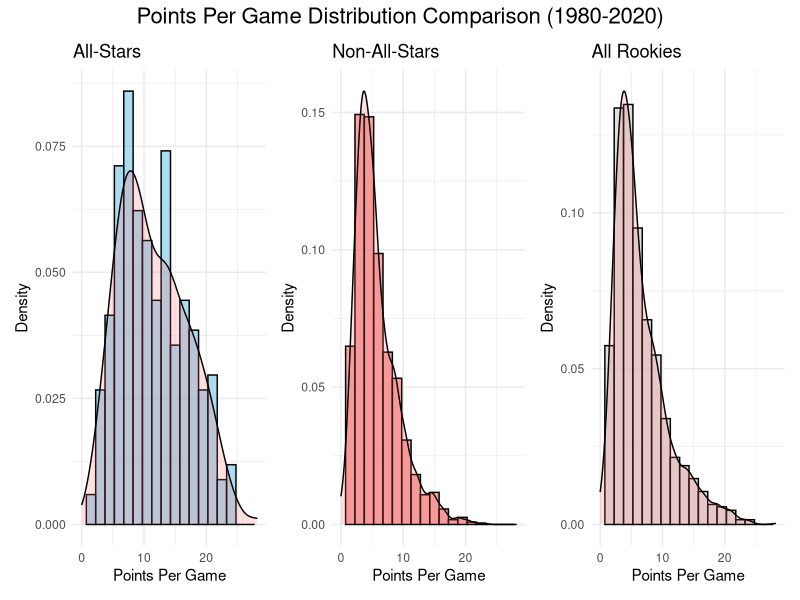
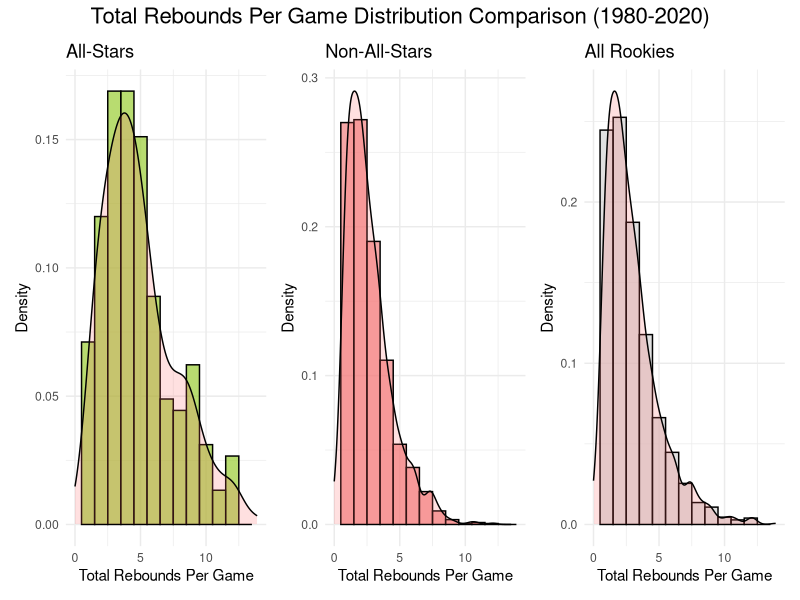
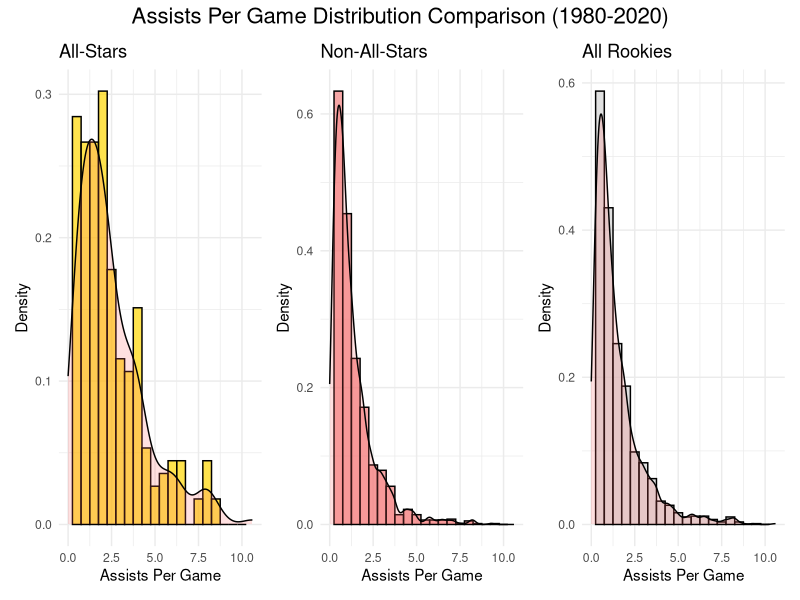
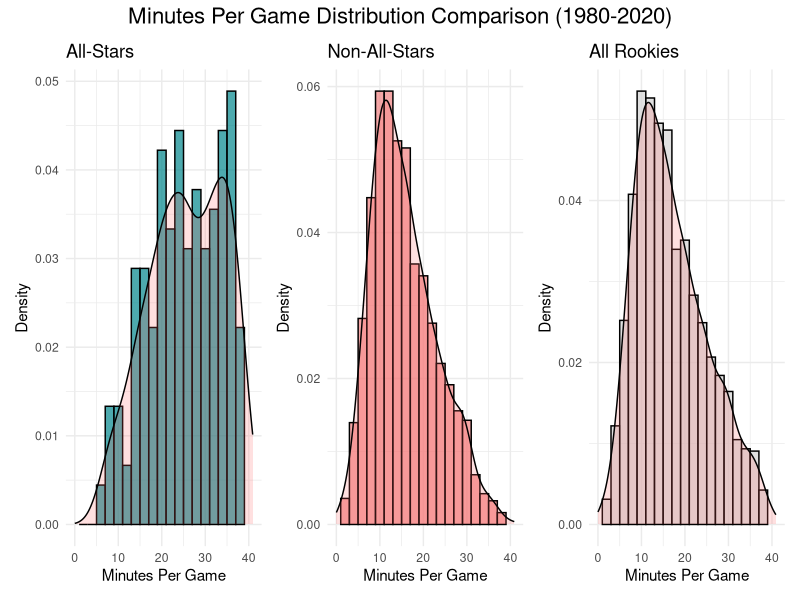
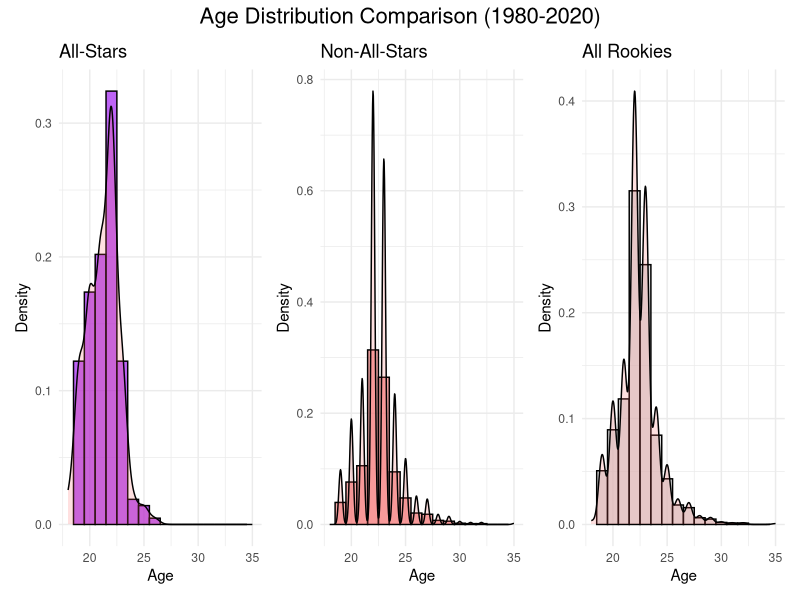
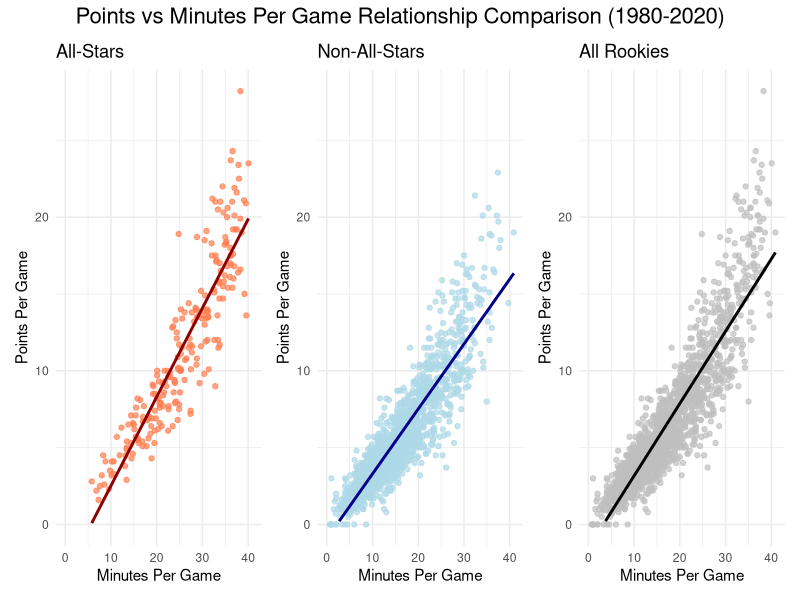
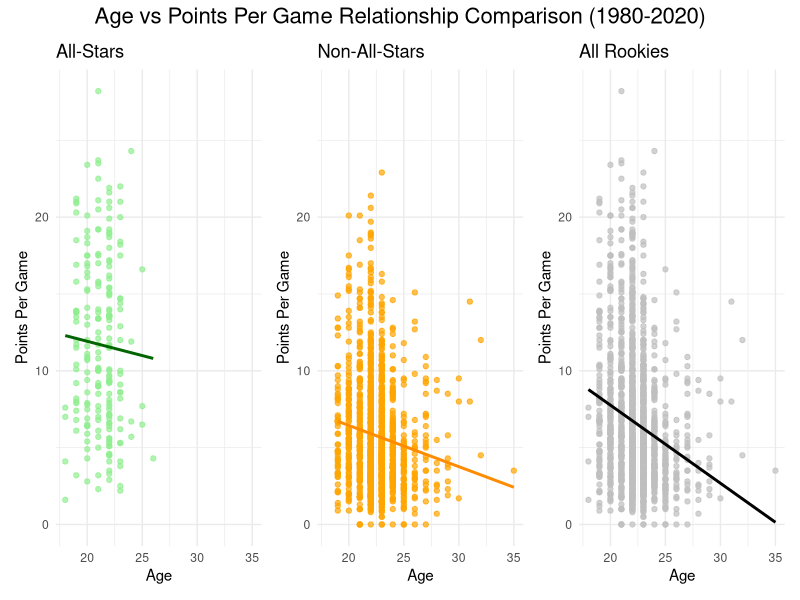
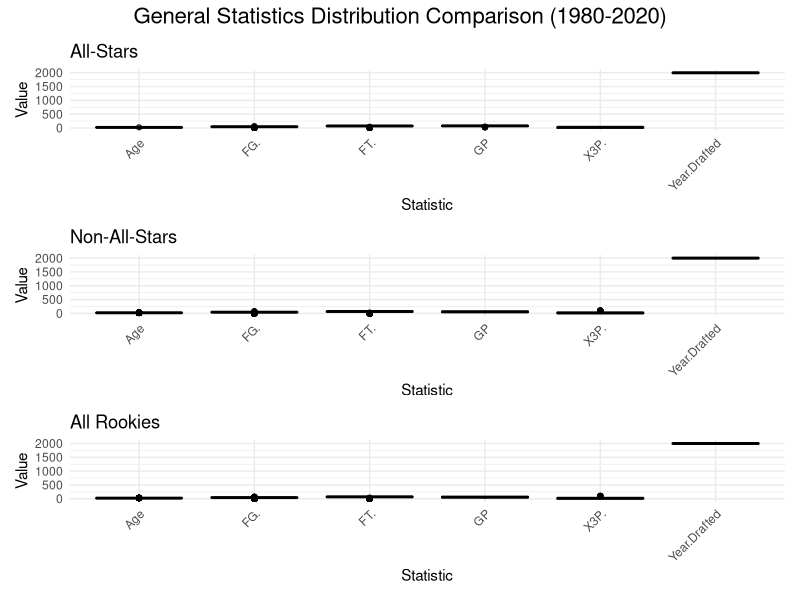

R code for these plots, in order:
df <- read.csv("nba_rookie_data_cleaned.csv")

library(tidyverse)
library(patchwork)

# Create separate datasets
all_stars_df <- df %>% filter(was_all_star == 1)
non_all_stars_df <- df %>% filter(was_all_star == 0)
all_rookies_df <- df

# ========================
# HISTOGRAM COMPARISONS
# ========================

# Points Per Game (PTSpg) Histograms
hist_pts_all_stars <- ggplot(all_stars_df, aes(x = PTSpg)) +
  geom_histogram(aes(y = ..density..), binwidth = 1.5, fill = "skyblue", color = "black", alpha = 0.7) +
  geom_density(alpha = .2, fill = "#FF6666") +
  ggtitle("All-Stars") +
  xlab("Points Per Game") +
  ylab("Density") +
  theme_minimal() +
  xlim(0, max(df$PTSpg, na.rm = TRUE))

hist_pts_non_all_stars <- ggplot(non_all_stars_df, aes(x = PTSpg)) +
  geom_histogram(aes(y = ..density..), binwidth = 1.5, fill = "lightcoral", color = "black", alpha = 0.7) +
  geom_density(alpha = .2, fill = "#FF6666") +
  ggtitle("Non-All-Stars") +
  xlab("Points Per Game") +
  ylab("Density") +
  theme_minimal() +
  xlim(0, max(df$PTSpg, na.rm = TRUE))

hist_pts_all_rookies <- ggplot(all_rookies_df, aes(x = PTSpg)) +
  geom_histogram(aes(y = ..density..), binwidth = 1.5, fill = "lightgray", color = "black", alpha = 0.7) +
  geom_density(alpha = .2, fill = "#FF6666") +
  ggtitle("All Rookies") +
  xlab("Points Per Game") +
  ylab("Density") +
  theme_minimal() +
  xlim(0, max(df$PTSpg, na.rm = TRUE))

# Combine Points histograms
combined_pts_histograms <- hist_pts_all_stars | hist_pts_non_all_stars | hist_pts_all_rookies
combined_pts_histograms <- combined_pts_histograms +
  plot_annotation(title = "Points Per Game Distribution Comparison (1980-2020)",
                  theme = theme(plot.title = element_text(hjust = 0.5, size = 16)))

# Save Points histograms
ggsave("images/pts_comparison_histograms.png", plot = combined_pts_histograms, width = 15, height = 5)

# Total Rebounds Per Game (TRBpg) Histograms
hist_trb_all_stars <- ggplot(all_stars_df, aes(x = TRBpg)) +
  geom_histogram(aes(y = ..density..), binwidth = 1, fill = "olivedrab3", color = "black", alpha = 0.7) +
  geom_density(alpha = .2, fill = "#FF6666") +
  ggtitle("All-Stars") +
  xlab("Total Rebounds Per Game") +
  ylab("Density") +
  theme_minimal() +
  xlim(0, max(df$TRBpg, na.rm = TRUE))

hist_trb_non_all_stars <- ggplot(non_all_stars_df, aes(x = TRBpg)) +
  geom_histogram(aes(y = ..density..), binwidth = 1, fill = "lightcoral", color = "black", alpha = 0.7) +
  geom_density(alpha = .2, fill = "#FF6666") +
  ggtitle("Non-All-Stars") +
  xlab("Total Rebounds Per Game") +
  ylab("Density") +
  theme_minimal() +
  xlim(0, max(df$TRBpg, na.rm = TRUE))

hist_trb_all_rookies <- ggplot(all_rookies_df, aes(x = TRBpg)) +
  geom_histogram(aes(y = ..density..), binwidth = 1, fill = "lightgray", color = "black", alpha = 0.7) +
  geom_density(alpha = .2, fill = "#FF6666") +
  ggtitle("All Rookies") +
  xlab("Total Rebounds Per Game") +
  ylab("Density") +
  theme_minimal() +
  xlim(0, max(df$TRBpg, na.rm = TRUE))

# Combine Rebounds histograms
combined_trb_histograms <- hist_trb_all_stars | hist_trb_non_all_stars | hist_trb_all_rookies
combined_trb_histograms <- combined_trb_histograms +
  plot_annotation(title = "Total Rebounds Per Game Distribution Comparison (1980-2020)",
                  theme = theme(plot.title = element_text(hjust = 0.5, size = 16)))

# Save Rebounds histograms
ggsave("images/trb_comparison_histograms.png", plot = combined_trb_histograms, width = 15, height = 5)

# Assists Per Game (ASTpg) Histograms
hist_ast_all_stars <- ggplot(all_stars_df, aes(x = ASTpg)) +
  geom_histogram(aes(y = ..density..), binwidth = 0.5, fill = "gold", color = "black", alpha = 0.7) +
  geom_density(alpha = .2, fill = "#FF6666") +
  ggtitle("All-Stars") +
  xlab("Assists Per Game") +
  ylab("Density") +
  theme_minimal() +
  xlim(0, max(df$ASTpg, na.rm = TRUE))

hist_ast_non_all_stars <- ggplot(non_all_stars_df, aes(x = ASTpg)) +
  geom_histogram(aes(y = ..density..), binwidth = 0.5, fill = "lightcoral", color = "black", alpha = 0.7) +
  geom_density(alpha = .2, fill = "#FF6666") +
  ggtitle("Non-All-Stars") +
  xlab("Assists Per Game") +
  ylab("Density") +
  theme_minimal() +
  xlim(0, max(df$ASTpg, na.rm = TRUE))

hist_ast_all_rookies <- ggplot(all_rookies_df, aes(x = ASTpg)) +
  geom_histogram(aes(y = ..density..), binwidth = 0.5, fill = "lightgray", color = "black", alpha = 0.7) +
  geom_density(alpha = .2, fill = "#FF6666") +
  ggtitle("All Rookies") +
  xlab("Assists Per Game") +
  ylab("Density") +
  theme_minimal() +
  xlim(0, max(df$ASTpg, na.rm = TRUE))

# Combine Assists histograms
combined_ast_histograms <- hist_ast_all_stars | hist_ast_non_all_stars | hist_ast_all_rookies
combined_ast_histograms <- combined_ast_histograms +
  plot_annotation(title = "Assists Per Game Distribution Comparison (1980-2020)",
                  theme = theme(plot.title = element_text(hjust = 0.5, size = 16)))

# Save Assists histograms
ggsave("images/ast_comparison_histograms.png", plot = combined_ast_histograms, width = 15, height = 5)

# Minutes Per Game (MPpg) Histograms
hist_mpg_all_stars <- ggplot(all_stars_df, aes(x = MPpg)) +
  geom_histogram(aes(y = ..density..), binwidth = 2, fill = "turquoise4", color = "black", alpha = 0.7) +
  geom_density(alpha = .2, fill = "#FF6666") +
  ggtitle("All-Stars") +
  xlab("Minutes Per Game") +
  ylab("Density") +
  theme_minimal() +
  xlim(0, max(df$MPpg, na.rm = TRUE))

hist_mpg_non_all_stars <- ggplot(non_all_stars_df, aes(x = MPpg)) +
  geom_histogram(aes(y = ..density..), binwidth = 2, fill = "lightcoral", color = "black", alpha = 0.7) +
  geom_density(alpha = .2, fill = "#FF6666") +
  ggtitle("Non-All-Stars") +
  xlab("Minutes Per Game") +
  ylab("Density") +
  theme_minimal() +
  xlim(0, max(df$MPpg, na.rm = TRUE))

hist_mpg_all_rookies <- ggplot(all_rookies_df, aes(x = MPpg)) +
  geom_histogram(aes(y = ..density..), binwidth = 2, fill = "lightgray", color = "black", alpha = 0.7) +
  geom_density(alpha = .2, fill = "#FF6666") +
  ggtitle("All Rookies") +
  xlab("Minutes Per Game") +
  ylab("Density") +
  theme_minimal() +
  xlim(0, max(df$MPpg, na.rm = TRUE))

# Combine Minutes histograms
combined_mpg_histograms <- hist_mpg_all_stars | hist_mpg_non_all_stars | hist_mpg_all_rookies
combined_mpg_histograms <- combined_mpg_histograms +
  plot_annotation(title = "Minutes Per Game Distribution Comparison (1980-2020)",
                  theme = theme(plot.title = element_text(hjust = 0.5, size = 16)))

# Save Minutes histograms
ggsave("images/mpg_comparison_histograms.png", plot = combined_mpg_histograms, width = 15, height = 5)

# Age Histograms
hist_age_all_stars <- ggplot(filter(all_stars_df, !is.na(Age)), aes(x = Age)) +
  geom_histogram(aes(y = ..density..), binwidth = 1, fill = "purple", color = "black", alpha = 0.7) +
  geom_density(alpha = .2, fill = "#FF6666") +
  ggtitle("All-Stars") +
  xlab("Age") +
  ylab("Density") +
  theme_minimal() +
  xlim(min(df$Age, na.rm = TRUE), max(df$Age, na.rm = TRUE))

hist_age_non_all_stars <- ggplot(filter(non_all_stars_df, !is.na(Age)), aes(x = Age)) +
  geom_histogram(aes(y = ..density..), binwidth = 1, fill = "lightcoral", color = "black", alpha = 0.7) +
  geom_density(alpha = .2, fill = "#FF6666") +
  ggtitle("Non-All-Stars") +
  xlab("Age") +
  ylab("Density") +
  theme_minimal() +
  xlim(min(df$Age, na.rm = TRUE), max(df$Age, na.rm = TRUE))

hist_age_all_rookies <- ggplot(filter(all_rookies_df, !is.na(Age)), aes(x = Age)) +
  geom_histogram(aes(y = ..density..), binwidth = 1, fill = "lightgray", color = "black", alpha = 0.7) +
  geom_density(alpha = .2, fill = "#FF6666") +
  ggtitle("All Rookies") +
  xlab("Age") +
  ylab("Density") +
  theme_minimal() +
  xlim(min(df$Age, na.rm = TRUE), max(df$Age, na.rm = TRUE))

# Combine Age histograms
combined_age_histograms <- hist_age_all_stars | hist_age_non_all_stars | hist_age_all_rookies
combined_age_histograms <- combined_age_histograms +
  plot_annotation(title = "Age Distribution Comparison (1980-2020)",
                  theme = theme(plot.title = element_text(hjust = 0.5, size = 16)))

# Save Age histograms
ggsave("images/age_comparison_histograms.png", plot = combined_age_histograms, width = 15, height = 5)

# ========================
# SCATTER PLOT COMPARISONS
# ========================

# Points vs Minutes Scatter Plots
scatter_pts_mpg_all_stars <- ggplot(all_stars_df, aes(x = MPpg, y = PTSpg)) +
  geom_point(color = "coral", alpha = 0.7) +
  geom_smooth(method = "lm", se = FALSE, color = "darkred") + 
  ggtitle("All-Stars") +
  xlab("Minutes Per Game") +
  ylab("Points Per Game") +
  theme_minimal() +
  xlim(0, max(df$MPpg, na.rm = TRUE)) +
  ylim(0, max(df$PTSpg, na.rm = TRUE))

scatter_pts_mpg_non_all_stars <- ggplot(non_all_stars_df, aes(x = MPpg, y = PTSpg)) +
  geom_point(color = "lightblue", alpha = 0.7) +
  geom_smooth(method = "lm", se = FALSE, color = "darkblue") + 
  ggtitle("Non-All-Stars") +
  xlab("Minutes Per Game") +
  ylab("Points Per Game") +
  theme_minimal() +
  xlim(0, max(df$MPpg, na.rm = TRUE)) +
  ylim(0, max(df$PTSpg, na.rm = TRUE))

scatter_pts_mpg_all_rookies <- ggplot(all_rookies_df, aes(x = MPpg, y = PTSpg)) +
  geom_point(color = "gray", alpha = 0.7) +
  geom_smooth(method = "lm", se = FALSE, color = "black") + 
  ggtitle("All Rookies") +
  xlab("Minutes Per Game") +
  ylab("Points Per Game") +
  theme_minimal() +
  xlim(0, max(df$MPpg, na.rm = TRUE)) +
  ylim(0, max(df$PTSpg, na.rm = TRUE))

# Combine Points vs Minutes scatter plots
combined_pts_mpg_scatter <- scatter_pts_mpg_all_stars | scatter_pts_mpg_non_all_stars | scatter_pts_mpg_all_rookies
combined_pts_mpg_scatter <- combined_pts_mpg_scatter +
  plot_annotation(title = "Points vs Minutes Per Game Relationship Comparison (1980-2020)",
                  theme = theme(plot.title = element_text(hjust = 0.5, size = 16)))

# Save Points vs Minutes scatter plots
ggsave("images/pts_mpg_scatter_comparison.png", plot = combined_pts_mpg_scatter, width = 15, height = 5)

# Age vs Points Scatter Plots
all_stars_age_pts <- all_stars_df %>% filter(!is.na(Age) & !is.na(PTSpg))
non_all_stars_age_pts <- non_all_stars_df %>% filter(!is.na(Age) & !is.na(PTSpg))
all_rookies_age_pts <- all_rookies_df %>% filter(!is.na(Age) & !is.na(PTSpg))

scatter_age_pts_all_stars <- ggplot(all_stars_age_pts, aes(x = Age, y = PTSpg)) +
  geom_point(color = "lightgreen", alpha = 0.7) +
  geom_smooth(method = "lm", se = FALSE, color = "darkgreen") + 
  ggtitle("All-Stars") +
  xlab("Age") +
  ylab("Points Per Game") +
  theme_minimal() +
  xlim(min(df$Age, na.rm = TRUE), max(df$Age, na.rm = TRUE)) +
  ylim(0, max(df$PTSpg, na.rm = TRUE))

scatter_age_pts_non_all_stars <- ggplot(non_all_stars_age_pts, aes(x = Age, y = PTSpg)) +
  geom_point(color = "orange", alpha = 0.7) +
  geom_smooth(method = "lm", se = FALSE, color = "darkorange") + 
  ggtitle("Non-All-Stars") +
  xlab("Age") +
  ylab("Points Per Game") +
  theme_minimal() +
  xlim(min(df$Age, na.rm = TRUE), max(df$Age, na.rm = TRUE)) +
  ylim(0, max(df$PTSpg, na.rm = TRUE))

scatter_age_pts_all_rookies <- ggplot(all_rookies_age_pts, aes(x = Age, y = PTSpg)) +
  geom_point(color = "gray", alpha = 0.7) +
  geom_smooth(method = "lm", se = FALSE, color = "black") + 
  ggtitle("All Rookies") +
  xlab("Age") +
  ylab("Points Per Game") +
  theme_minimal() +
  xlim(min(df$Age, na.rm = TRUE), max(df$Age, na.rm = TRUE)) +
  ylim(0, max(df$PTSpg, na.rm = TRUE))

# Combine Age vs Points scatter plots
combined_age_pts_scatter <- scatter_age_pts_all_stars | scatter_age_pts_non_all_stars | scatter_age_pts_all_rookies
combined_age_pts_scatter <- combined_age_pts_scatter +
  plot_annotation(title = "Age vs Points Per Game Relationship Comparison (1980-2020)",
                  theme = theme(plot.title = element_text(hjust = 0.5, size = 16)))

# Save Age vs Points scatter plots
ggsave("images/age_pts_scatter_comparison.png", plot = combined_age_pts_scatter, width = 15, height = 5)

# Prepare data with factor conversion for consistent plotting
df_factor <- df %>% 
  mutate(
    all_star_status = factor(was_all_star, levels = c(0, 1), labels = c("Non-All-Stars", "All-Stars"))
  )

all_stars_factor <- df_factor %>% filter(was_all_star == 1)
non_all_stars_factor <- df_factor %>% filter(was_all_star == 0)

# General Statistics Boxplots (excluding per-game stats)
df_long_general <- df_factor %>% 
  pivot_longer(
    cols = where(is.numeric) & !was_all_star & !matches("pg$"),
    names_to = "Statistic",
    values_to = "Value"
  )

boxplot_general_all_stars <- df_long_general %>%
  filter(was_all_star == 1) %>%
  ggplot(aes(x = Statistic, y = Value)) +
  geom_boxplot(fill = "skyblue", color = "black", alpha = 0.7) +
  ggtitle("All-Stars") +
  xlab("Statistic") +
  ylab("Value") +
  theme_minimal() +
  theme(axis.text.x = element_text(angle = 45, hjust = 1))

boxplot_general_non_all_stars <- df_long_general %>%
  filter(was_all_star == 0) %>%
  ggplot(aes(x = Statistic, y = Value)) +
  geom_boxplot(fill = "lightcoral", color = "black", alpha = 0.7) +
  ggtitle("Non-All-Stars") +
  xlab("Statistic") +
  ylab("Value") +
  theme_minimal() +
  theme(axis.text.x = element_text(angle = 45, hjust = 1))

boxplot_general_all_rookies <- df_long_general %>%
  ggplot(aes(x = Statistic, y = Value)) +
  geom_boxplot(fill = "lightgray", color = "black", alpha = 0.7) +
  ggtitle("All Rookies") +
  xlab("Statistic") +
  ylab("Value") +
  theme_minimal() +
  theme(axis.text.x = element_text(angle = 45, hjust = 1))

# Combine General Statistics boxplots
combined_general_boxplots <- boxplot_general_all_stars / boxplot_general_non_all_stars / boxplot_general_all_rookies
combined_general_boxplots <- combined_general_boxplots +
  plot_annotation(title = "General Statistics Distribution Comparison (1980-2020)",
                  theme = theme(plot.title = element_text(hjust = 0.5, size = 16)))

# Save General Statistics boxplots
ggsave("images/general_stats_boxplot_comparison.png", plot = combined_general_boxplots, width = 15, height = 12)

# Per-Game Statistics Boxplots
df_long_pg <- df_factor %>% 
  pivot_longer(
    cols = where(is.numeric) & !was_all_star & matches("pg$"),
    names_to = "Statistic",
    values_to = "Value"
  )

boxplot_pg_all_stars <- df_long_pg %>%
  filter(was_all_star == 1) %>%
  ggplot(aes(x = Statistic, y = Value)) +
  geom_boxplot(fill = "olivedrab3", color = "black", alpha = 0.7) +
  ggtitle("All-Stars") +
  xlab("Statistic") +
  ylab("Value") +
  theme_minimal() +
  theme(axis.text.x = element_text(angle = 45, hjust = 1))

boxplot_pg_non_all_stars <- df_long_pg %>%
  filter(was_all_star == 0) %>%
  ggplot(aes(x = Statistic, y = Value)) +
  geom_boxplot(fill = "lightcoral", color = "black", alpha = 0.7) +
  ggtitle("Non-All-Stars") +
  xlab("Statistic") +
  ylab("Value") +
  theme_minimal() +
  theme(axis.text.x = element_text(angle = 45, hjust = 1))

boxplot_pg_all_rookies <- df_long_pg %>%
  ggplot(aes(x = Statistic, y = Value)) +
  geom_boxplot(fill = "lightgray", color = "black", alpha = 0.7) +
  ggtitle("All Rookies") +
  xlab("Statistic") +
  ylab("Value") +
  theme_minimal() +
  theme(axis.text.x = element_text(angle = 45, hjust = 1))

# Combine Per-Game Statistics boxplots
combined_pg_boxplots <- boxplot_pg_all_stars / boxplot_pg_non_all_stars / boxplot_pg_all_rookies
combined_pg_boxplots <- combined_pg_boxplots +
  plot_annotation(title = "Per-Game Statistics Distribution Comparison (1980-2020)",
                  theme = theme(plot.title = element_text(hjust = 0.5, size = 16)))

# Save Per-Game Statistics boxplots
ggsave("images/pergame_stats_boxplot_comparison.png", plot = combined_pg_boxplots, width = 15, height = 12)

# Total Season Statistics (calculate totals by multiplying per-game by games played)
pg_cols <- grep("pg$", names(df_factor), value = TRUE)
df_total <- df_factor

# Create total statistics
for (col in pg_cols) {
  total_col <- paste0("Total_", sub("pg$", "", col))
  df_total[[total_col]] <- df_total[[col]] * df_total$GP
}

df_long_total <- df_total %>% 
  pivot_longer(
    cols = where(is.numeric) & !was_all_star & matches("Total_"),
    names_to = "Statistic",
    values_to = "Value"
  )

boxplot_total_all_stars <- df_long_total %>%
  filter(was_all_star == 1) %>%
  ggplot(aes(x = Statistic, y = Value)) +
  geom_boxplot(fill = "gold", color = "black", alpha = 0.7) +
  ggtitle("All-Stars") +
  xlab("Statistic") +
  ylab("Value") +
  theme_minimal() +
  theme(axis.text.x = element_text(angle = 45, hjust = 1))

boxplot_total_non_all_stars <- df_long_total %>%
  filter(was_all_star == 0) %>%
  ggplot(aes(x = Statistic, y = Value)) +
  geom_boxplot(fill = "lightcoral", color = "black", alpha = 0.7) +
  ggtitle("Non-All-Stars") +
  xlab("Statistic") +
  ylab("Value") +
  theme_minimal() +
  theme(axis.text.x = element_text(angle = 45, hjust = 1))

boxplot_total_all_rookies <- df_long_total %>%
  ggplot(aes(x = Statistic, y = Value)) +
  geom_boxplot(fill = "lightgray", color = "black", alpha = 0.7) +
  ggtitle("All Rookies") +
  xlab("Statistic") +
  ylab("Value") +
  theme_minimal() +
  theme(axis.text.x = element_text(angle = 45, hjust = 1))

# Combine Total Statistics boxplots
combined_total_boxplots <- boxplot_total_all_stars / boxplot_total_non_all_stars / boxplot_total_all_rookies
combined_total_boxplots <- combined_total_boxplots +
  plot_annotation(title = "Total Season Statistics Distribution Comparison (1980-2020)",
                  theme = theme(plot.title = element_text(hjust = 0.5, size = 16)))

# Save Total Statistics boxplots
ggsave("images/total_stats_boxplot_comparison.png", plot = combined_total_boxplots, width = 15, height = 12)

print("All comparative plots have been saved to the images/ directory!")